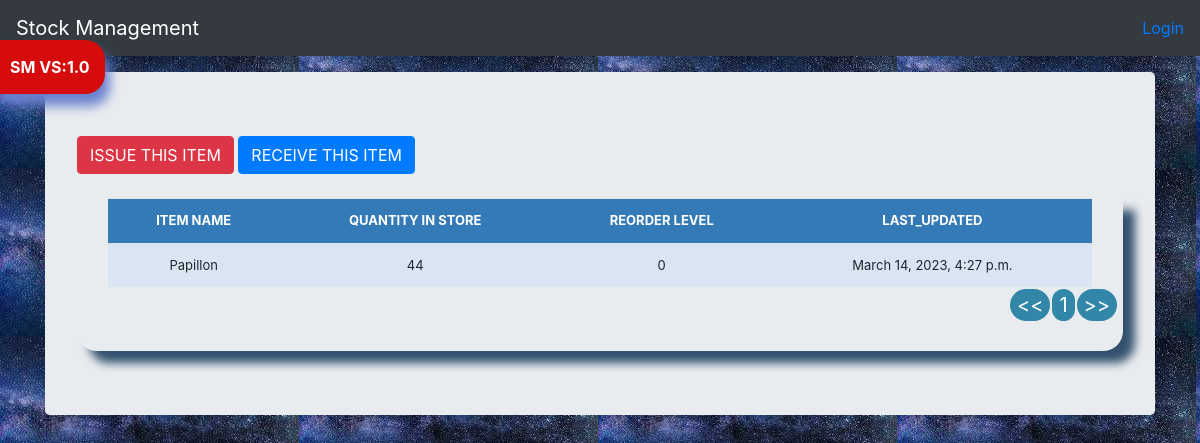
The app's page /stock_detail/5 with its own data.
### stock_mng/models.py (models this page shows, shortened)
class Stock(models.Model):
    category = models.ForeignKey(Category, on_delete=models.CASCADE, blank=True, null=True)
    item_name = models.CharField(max_length=50, blank=True, null=True)
    quantity = models.IntegerField(default='0', blank=True, null=True)
    received_quantity = models.IntegerField(default='0', blank=True, null=True)
    received_by = models.CharField(max_length=50, blank=True, null=True)
    issued_quantity = models.IntegerField(default='0', blank=True, null=True)
    issued_by = models.CharField(max_length=50, blank=True, null=True)
    issued_to = models.CharField(max_length=50, blank=True, null=True)
    phone_number = models.CharField(max_length=50, blank=True, null=True)
    created_by = models.CharField(max_length=50, blank=True, null=True)
    reorder_level = models.IntegerField(default='0', blank=True, null=True)
    last_updated = models.DateTimeField(auto_now_add=False, auto_now=True)
    timestamp = models.DateTimeField(auto_now_add=True, auto_now=False)
    export_to_csv = models.BooleanField(null=True)

### stock_mng/views.py (the view)
# urls.py: path('stock_detail/<str:pk>', views.stock_detail, name='stock_detail'),
def stock_detail(request, pk):
    queryset = Stock.objects.get(id=pk)
    context = {
        'title': queryset.item_name,
        'queryset': queryset,
    }
    return render(request, 'stock_detail.html', context)

### stock_mng/templates/stock_detail.html (shortened to what this page needs)
{% load static %}
{% load crispy_forms_tags %}
<!DOCTYPE html>
<html lang="en">
  <head>
    <link href="{% static 'js/jquery-ui-1.12.1/jquery-ui.min.css' %}" rel="stylesheet">
    <link href="{% static 'js/jquery-ui-1.12.1/jquery-ui.structure.min.css' %}" rel="stylesheet">
    <link href="{% static 'js/jquery-ui-1.12.1/jquery-ui.theme.min.css' %}" rel="stylesheet">
    <link href=" {% static '/css/bootstrap.min.css' %} " rel="stylesheet">
    <link href=" {% static '/js/nprogress/nprogress.css' %} " rel="stylesheet">
    <link href=" {% static '/css/stylesheet.css' %} " rel="stylesheet">
    <link href=" {% static 'css/navbar-top-fixed.css' %} " rel="stylesheet">
  </head>
  <body>
    {% include 'navbar.html' %}
<main role="main" class="container">
<div class="jumbotron">
<a href="{% url 'issued_items' queryset.id %}"><div class="btn btn-danger">ISSUE THIS ITEM</div></a>
<a href="{% url 'received_items' queryset.id %}"><div class="btn btn-primary">RECEIVE THIS ITEM</div></a>
<br><br>
    <div class="display_table">
        <table class="table">
            <tr>
                <th>ITEM NAME</th>
                <th>QUANTITY IN STORE</th>
                <th>REORDER LEVEL</th>
                <th>LAST_UPDATED</th>
            </tr>
            <tr>
                <td>{{queryset.item_name}}</td>
                <td>{{queryset.quantity}}</td>
                <td>{{queryset.reorder_level}}</td>
                <td>{{queryset.last_updated}}</td>
            </tr>
        </table>
    </div>
  </body>
</html>

### stock_mng/static/css/stylesheet.css (style rules this page uses)
body { background-color: #34eb6b; background-image: url("../media/bg4.jpg"); }
.table { font-size: 13px; text-align: center; width: 95%; margin: auto; }
.table tr:nth-child(odd) { background: #B8CAE4; }
.table tr:nth-child(even) { background: #dae5f4; }
th { background-color: #337ab7; color: white; }
.display_table { border-bottom-right-radius: 20px; border-bottom-left-radius: 20px; padding-left: 5px; padding-right: 5px; padding-bottom: 20px; box-shadow: 12px 12px 10px #33516e; }

### stock_mng/static/css/navbar-top-fixed.css (style rules this page uses)
body { min-height: 75rem; padding-top: 4.5rem; }

### records on screen
Stock: item_name "Papillon", quantity "44", reorder_level "0", last_updated "March 14, 2023, 4:27 p.m."
